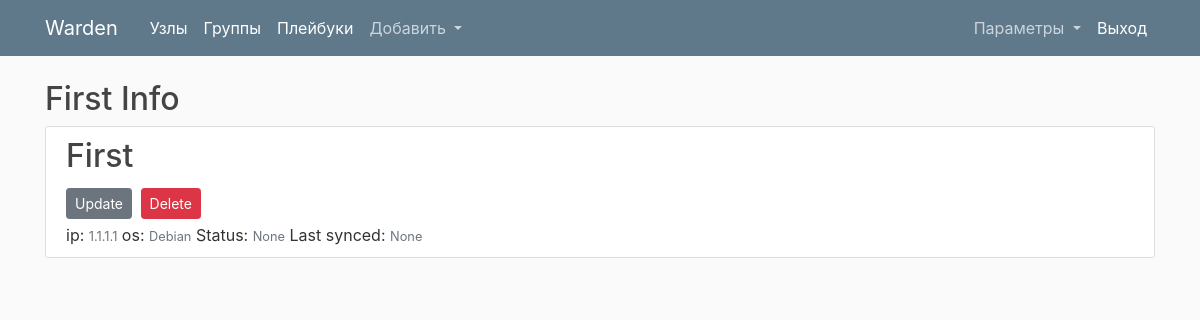
Page /host_info/1 (signed in) on the earlier database version.
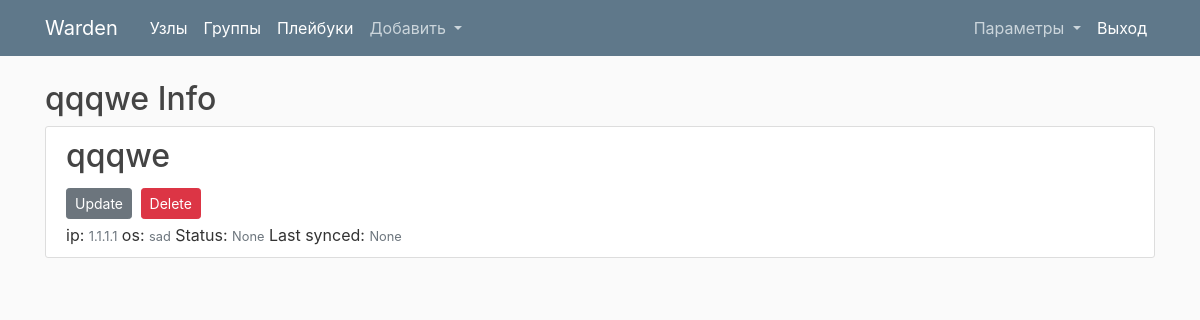
Same page on the later database version.
### app/dbase.py (models this page shows, shortened)
class Hosts(db.Model):
    id=db.Column(db.Integer, primary_key=True)
    hostname=db.Column(db.String(200), unique=True, nullable=False)
    ip_address=db.Column(db.String(200), unique=True, nullable=False)
    last_sync_state=db.Column(db.String(10))
    last_sync=db.Column(db.DateTime)
    os=db.Column(db.String(100))

### app/routes.py (the view)
@app.route("/host_info/<int:host_id>")
@login_required
def host_info(host_id):
    host = Hosts.query.get_or_404(host_id)
    return render_template('host_info.html', title='Host Info' , host=host)

### app/dbase.py (called while the page is built)
@login_manager.user_loader
def load_user(user_id):
    return User.query.get(int(user_id))

### app/templates/host_info.html (shortened to what this page needs)
{% extends "layout.html" %}
{% block content %}
{% if current_user.is_authenticated %}
<h2> {{ host.hostname }} Info</h2>
    <article class="media content-section">
        <div class="media-body">
            <div class="article_metadata">
                <h2 class="article_title">{{ host.hostname }}</h2>
                <a class="btn btn-secondary btn-sm mt-1 mb-1" href="{{ url_for('update_host', host_id=host.id) }}">Update</a>
                <button type="button" class="btn btn-danger btn-sm m-1" data-toggle="modal" data-target="#deleteModal">Delete</button>
            </div>
            ip: <small class="text-muted">{{ host.ip_address }}</small>
            os: <small class="text-muted">{{ host.os }}</small>
            Status: <small class="text-muted">{{ host.last_sync_state }}</small>
            Last synced: <small class="text-muted">{{ host.last_sync }}</small>
        </div>
    </article>
{% endif %}
{% endblock content %}

### app/templates/layout.html (shortened to what this page needs)
<!DOCTYPE html>
<html>
<head>
    <link rel="stylesheet" href="https://maxcdn.bootstrapcdn.com/bootstrap/4.0.0/css/bootstrap.min.css">
    <link rel="stylesheet" type="text/css" href="{{ url_for('static', filename='main.css') }}">
</head>
<body>
    <header class="site-header">
      <nav class="navbar navbar-expand-md navbar-dark bg-steel fixed-top">
        <div class="container">
          <a class="navbar-brand mr-4" href="/">Warden</a>
          <div class="collapse navbar-collapse" id="navbarSupportedContent">
            {% if current_user.is_authenticated %}
            <ul class="navbar-nav mr-auto">
              <li class="nav-item active">
                <a class="nav-item nav-link" href="/">Узлы</a>
              </li>
              <li class="nav-item active">
                <a class="nav-item nav-link" href="{{ url_for('group_list') }}">Группы</a>
              </li>
              <li class="nav-item active">
                <a class="nav-item nav-link" href="{{ url_for('playbooks') }}">Плейбуки</a>
              </li>
              <li class="nav-item dropdown">
                <a class="nav-link dropdown-toggle" href="#" id="navbarDropdown" role="button" data-toggle="dropdown" aria-haspopup="true" aria-expanded="false">
                  Добавить
                </a>
              </li>
            </ul>
            {% endif %}
            <ul class="navbar-nav">
              {% if current_user.is_authenticated %}
              <li class="nav-item dropdown">
                <a class="nav-link dropdown-toggle" href="#" id="navbarDropdown" role="button" data-toggle="dropdown" aria-haspopup="true" aria-expanded="false">
                  Параметры
                </a>
              </li>
              <li class="nav-item active"><a class="nav-item nav-link" href="{{ url_for('logout') }}">Выход</a>
              </li>
                {% else %}
                <a class="nav-item nav-link" href="{{ url_for('login') }}">Вход</a>
              {% endif %}
            </ul>
          </div>
        </div>
      </nav>
    </header>
    <main role="main" class="container">
      <div class="row">
        <div class="col-md-12">
          {% block content %}{% endblock %}
        </div>
      </div>
    </main>
</body>
</html>

### app/static/main.css (style rules this page uses)
body { background: #fafafa; color: #333333; margin-top: 5rem; }
h1, h2, h3, h4, h5, h6 { color: #444444; }
.bg-steel { background-color: #5f788a; }
.site-header .navbar-nav .nav-link { color: #cbd5db; }
.content-section { background: #ffffff; padding: 10px 20px; border: 1px solid #dddddd; border-radius: 3px; margin-bottom: 2px; }

Differences in the rows shown:
changed Hosts "None": hostname "First" → "qqqwe"; os "Debian" → "sad"
